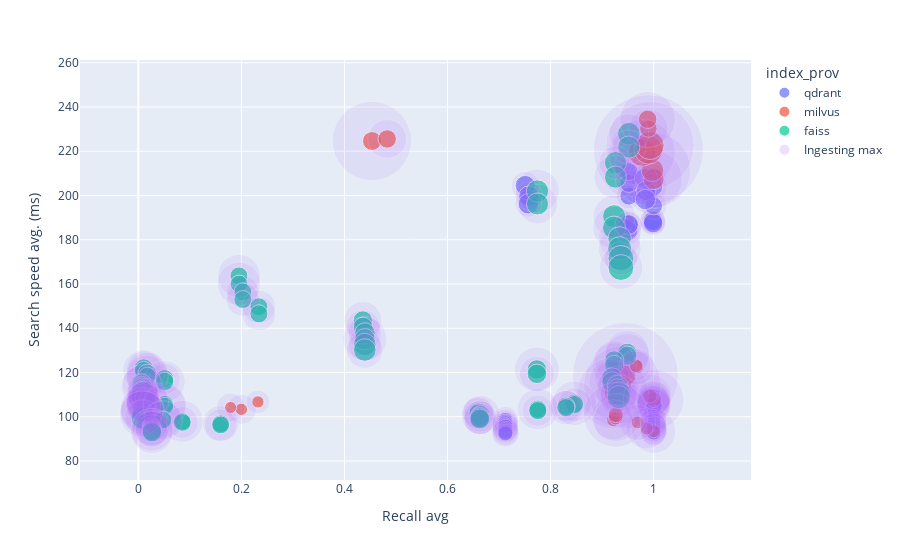

Source (notebook cell):
### Code cell
import plotly.express as px
import plotly.graph_objects as go

# Your existing DataFrame and plot
fig = px.scatter(
    df_results,
    x="Recall avg",
    y="Search speed avg. (ms)",
    hover_data=["Index","ingesting_max","benchmarking_mean"],
    color="index_prov",
    size=df_results["benchmarking_mean"],
)

# Adding a similar scatter plot but with semi-transparency and different size mapping
fig.add_trace(
    go.Scatter(
        x=df_results["Recall avg"],
        y=df_results["Search speed avg. (ms)"],
        mode="markers",
        marker=dict(
            size=df_results["ingesting_max"] / 25,  # Size based on 'ingesting_max' column
            opacity=0.1,  # Semi-transparent markers
            # color=fig.data[0].marker.color,  # Use the same color as the first plot
            # line=dict(color="MediumPurple", width=2),
        ),
        hoverinfo="text",  # You can customize hover info as needed
        name="Ingesting max",
    )
)

fig.show()

### Figure 1 — Plotly figure (JSON) as saved in the notebook; plotly's stock layout.template omitted (floating-point values rounded to 4 significant figures; data arrays with more than 128 entries replaced by an {"elided": "..."} marker saying what was removed)
{"data": [{"customdata": {"elided": "54x3 mixed values"}, "hovertemplate": "index_prov=qdrant<br>Recall avg=%{x}<br>Search speed avg. (ms)=%{y}<br>benchmarking_mean=%{customdata[2]}<br>Index=%{customdata[0]}<br>ingesting_max=%{customdata[1]}<extra></extra>", "legendgroup": "qdrant", "marker": {"color": "#636efa", "size": [1014.0, 1003.0, 1059.0, 1074.0, 1092.0, 1112.0, 897.4, 915.4, 923.8, 927.6, 922.9, 943.5, 1098.0, 1148.0, 1123.0, 1148.0, 1189.0, 1194.0, 765.8, 753.3, 750.1, 770.7, 779.1, 777.5, 715.8, 749.2, 774.7, 753.0, 774.5, 796.0, 729.7, 793.9, 770.3, 775.2, 805.2, 804.8, 636.4, 625.1, 638.4, 646.8, 623.8, 660.8, 644.2, 628.1, 637.0, 662.9, 630.8, 625.1, 631.0, 640.4, 641.7, 670.5, 645.4, 651.8], "sizemode": "area", "sizeref": 5.72, "symbol": "circle"}, "mode": "markers", "name": "qdrant", "orientation": "v", "showlegend": true, "type": "scatter", "x": [0.9977, 0.9508, 0.9987, 0.9513, 0.999, 0.9513, 0.9999, 0.9518, 0.9999, 0.9518, 0.9999, 0.9519, 0.9818, 0.7508, 0.9852, 0.7575, 0.9841, 0.7569, 1, 0.009563, 1, 0.009563, 1, 0.009563, 1, 0.009563, 1.0, 0.009563, 1.0, 0.009563, 1, 0.009563, 1, 0.009563, 1.0, 0.009563, 1, 0.7123, 1, 0.7122, 1, 0.7123, 1, 0.7122, 1, 0.7123, 1, 0.7123, 1, 0.7123, 1, 0.7125, 1, 0.7122], "xaxis": "x", "y": [188.6, 183.9, 188.4, 186.6, 187.5, 186.9, 195.3, 199.7, 203.8, 205.4, 208.5, 210.8, 207.8, 204.5, 202.2, 199.8, 198.2, 196.2, 108.7, 108.4, 108.2, 107.9, 107.7, 107.4, 107.2, 106.9, 106.7, 106.4, 106.2, 106.0, 105.8, 105.6, 105.3, 105.2, 105.0, 104.8, 99.14, 98.68, 98.25, 97.8, 97.42, 97.0, 96.61, 96.19, 95.82, 95.44, 95.05, 94.67, 94.31, 93.96, 93.59, 93.22, 92.87, 92.5], "yaxis": "y"}, {"customdata": [["index: milvus IVF, n_partition=100, None, L2", 1433.0, 1255.0], ["index: milvus IVF, n_partition=1000, None, L2", 1920.0, 1466.0], ["index: milvus HNSW, M=16, ef_construction=128, ef_search=128, None, L2", 1663.0, 2153.0], ["index: milvus HNSW, M=32, ef_construction=128, ef_search=128, None, L2", 2760.0, 2288.0], ["index: milvus HNSW, M=64, ef_construction=128, ef_search=128, None, L2", 2205.0, 2258.0], ["index: milvus IVF, n_partition=100, PQ8, L2", 1986.0, 1018.0], ["index: milvus IVF, n_partition=1000, PQ8, L2", 970.6, 974.4], ["index: milvus IVF, n_partition=100, SQ8, L2", 979.7, 876.8], ["index: milvus IVF, n_partition=1000, SQ8, L2", 1392.0, 969.6], ["index: milvus IVF, n_partition=100, None, L2", 1516.0, 684.9], ["index: milvus IVF, n_partition=1000, None, L2", 1094.0, 602.2], ["index: milvus HNSW, M=16, ef_construction=128, ef_search=128, None, L2", 1776.0, 847.3], ["index: milvus HNSW, M=32, ef_construction=128, ef_search=128, None, L2", 1941.0, 990.4], ["index: milvus HNSW, M=64, ef_construction=128, ef_search=128, None, L2", 2652.0, 1289.0], ["index: milvus IVF, n_partition=100, SQ8, L2", 903.3, 540.2], ["index: milvus IVF, n_partition=1000, SQ8, L2", 752.3, 528.9], ["index: milvus IVF, n_partition=100, None, L2", 1110.0, 488.7], ["index: milvus IVF, n_partition=1000, None, L2", 1024.0, 467.7], ["index: milvus IVF, n_partition=10000, None, L2", 899.5, 456.3], ["index: milvus HNSW, M=16, ef_construction=128, ef_search=128, None, L2", 1008.0, 508.4], ["index: milvus HNSW, M=32, ef_construction=128, ef_search=128, None, L2", 1197.0, 589.6], ["index: milvus HNSW, M=64, ef_construction=128, ef_search=128, None, L2", 1614.0, 665.2], ["index: milvus IVF, n_partition=100, SQ8, L2", 755.5, 441.7], ["index: milvus IVF, n_partition=1000, SQ8, L2", 722.1, 414.0], ["index: milvus IVF, n_partition=10000, SQ8, L2", 596.4, 428.1]], "hovertemplate": "index_prov=milvus<br>Recall avg=%{x}<br>Search speed avg. (ms)=%{y}<br>benchmarking_mean=%{customdata[2]}<br>Index=%{customdata[0]}<br>ingesting_max=%{customdata[1]}<extra></extra>", "legendgroup": "milvus", "marker": {"color": "#EF553B", "size": [1255.0, 1466.0, 2153.0, 2288.0, 2258.0, 1018.0, 974.4, 876.8, 969.6, 684.9, 602.2, 847.3, 990.4, 1289.0, 540.2, 528.9, 488.7, 467.7, 456.3, 508.4, 589.6, 665.2, 441.7, 414.0, 428.1], "sizemode": "area", "sizeref": 5.72, "symbol": "circle"}, "mode": "markers", "name": "milvus", "orientation": "v", "showlegend": true, "type": "scatter", "x": [0.9999, 0.9975, 0.9775, 0.9899, 0.993, 0.4533, 0.483, 0.9898, 0.9884, 1, 0.9927, 0.9209, 0.9395, 0.9451, 0.9675, 0.9657, 1, 0.9863, 0.9687, 0.9217, 0.9261, 0.9265, 0.2001, 0.1791, 0.2321], "xaxis": "x", "y": [207.4, 211.4, 219.4, 220.6, 222.6, 224.6, 225.6, 230.3, 234.4, 107.7, 109.4, 110.8, 114.6, 118.6, 122.5, 123.1, 93.46, 94.71, 97.4, 98.58, 99.62, 100.8, 103.4, 104.2, 106.7], "yaxis": "y"}, {"customdata": {"elided": "83x3 mixed values"}, "hovertemplate": "index_prov=faiss<br>Recall avg=%{x}<br>Search speed avg. (ms)=%{y}<br>benchmarking_mean=%{customdata[2]}<br>Index=%{customdata[0]}<br>ingesting_max=%{customdata[1]}<extra></extra>", "legendgroup": "faiss", "marker": {"color": "#00cc96", "size": [1445.0, 1404.0, 1401.0, 1400.0, 1417.0, 1395.0, 1511.0, 1522.0, 1582.0, 1652.0, 1905.0, 1911.0, 915.5, 888.1, 918.9, 920.7, 928.2, 935.3, 1076.0, 1080.0, 1199.0, 1201.0, 1451.0, 1454.0, 1061.0, 1062.0, 1063.0, 1065.0, 1079.0, 1087.0, 1223.0, 1229.0, 1312.0, 1358.0, 1608.0, 1554.0, 1016.0, 994.5, 997.5, 899.5, 975.0, 975.7, 1143.0, 1147.0, 1297.0, 1301.0, 1597.0, 1607.0, 920.1, 864.0, 922.8, 924.1, 929.8, 934.5, 1100.0, 1104.0, 1254.0, 1319.0, 1564.0, 959.8, 949.3, 950.2, 946.1, 938.0, 940.7, 985.6, 987.6, 1028.0, 1030.0, 1114.0, 1120.0, 887.3, 888.8, 890.2, 891.2, 899.0, 905.0, 947.8, 948.9, 991.4, 992.1, 1076.0, 1077.0], "sizemode": "area", "sizeref": 5.72, "symbol": "circle"}, "mode": "markers", "name": "faiss", "orientation": "v", "showlegend": true, "type": "scatter", "x": [0.9518, 0.9518, 0.926, 0.926, 0.7746, 0.7746, 0.9233, 0.9231, 0.934, 0.934, 0.9365, 0.9365, 0.1952, 0.1952, 0.2028, 0.2028, 0.234, 0.234, 0.4357, 0.4361, 0.4397, 0.4396, 0.4394, 0.4394, 0.9487, 0.9487, 0.9235, 0.9235, 0.7734, 0.7734, 0.9193, 0.9194, 0.9303, 0.9303, 0.9324, 0.9323, 0.01047, 0.01047, 0.01718, 0.01718, 0.05103, 0.05103, 0.00668, 0.006697, 0.00788, 0.00792, 0.008687, 0.00867, 0.01054, 0.01054, 0.0173, 0.0173, 0.05109, 0.05109, 0.006663, 0.00664, 0.00797, 0.007993, 0.008753, 0.8463, 0.8463, 0.8298, 0.8298, 0.7752, 0.7752, 0.6594, 0.6597, 0.6641, 0.6625, 0.6624, 0.6625, 0.04768, 0.04768, 0.08547, 0.08547, 0.1597, 0.1597, 0.02523, 0.02485, 0.02646, 0.02619, 0.02599, 0.02647], "xaxis": "x", "y": [228.0, 221.9, 214.9, 208.3, 202.1, 196.2, 190.7, 185.5, 180.6, 176.0, 171.6, 167.5, 163.7, 160.1, 156.4, 153.0, 149.7, 146.5, 143.5, 140.6, 137.9, 135.2, 132.6, 130.2, 128.9, 127.6, 125.5, 123.4, 121.4, 119.4, 117.5, 115.7, 113.9, 112.2, 110.5, 108.9, 121.9, 120.8, 119.6, 118.4, 117.2, 116.0, 114.8, 113.7, 112.6, 111.6, 110.6, 109.6, 109.0, 108.4, 107.5, 106.6, 105.6, 104.7, 103.8, 102.9, 102.0, 101.2, 99.57, 106.1, 105.5, 104.8, 104.1, 103.4, 102.8, 102.1, 101.5, 100.8, 100.2, 99.6, 98.99, 98.74, 98.5, 97.97, 97.44, 96.86, 96.3, 95.74, 95.18, 94.64, 94.11, 93.57, 93.04], "yaxis": "y"}, {"hoverinfo": "text", "marker": {"opacity": 0.1, "size": {"elided": "162 float values"}}, "mode": "markers", "name": "Ingesting max", "type": "scatter", "x": {"elided": "162 float values"}, "y": {"elided": "162 float values"}}], "layout": {"legend": {"itemsizing": "constant", "title": {"text": "index_prov"}, "tracegroupgap": 0}, "margin": {"t": 60}, "xaxis": {"anchor": "y", "domain": [0, 1], "title": {"text": "Recall avg"}}, "yaxis": {"anchor": "x", "domain": [0, 1], "title": {"text": "Search speed avg. (ms)"}}}}
